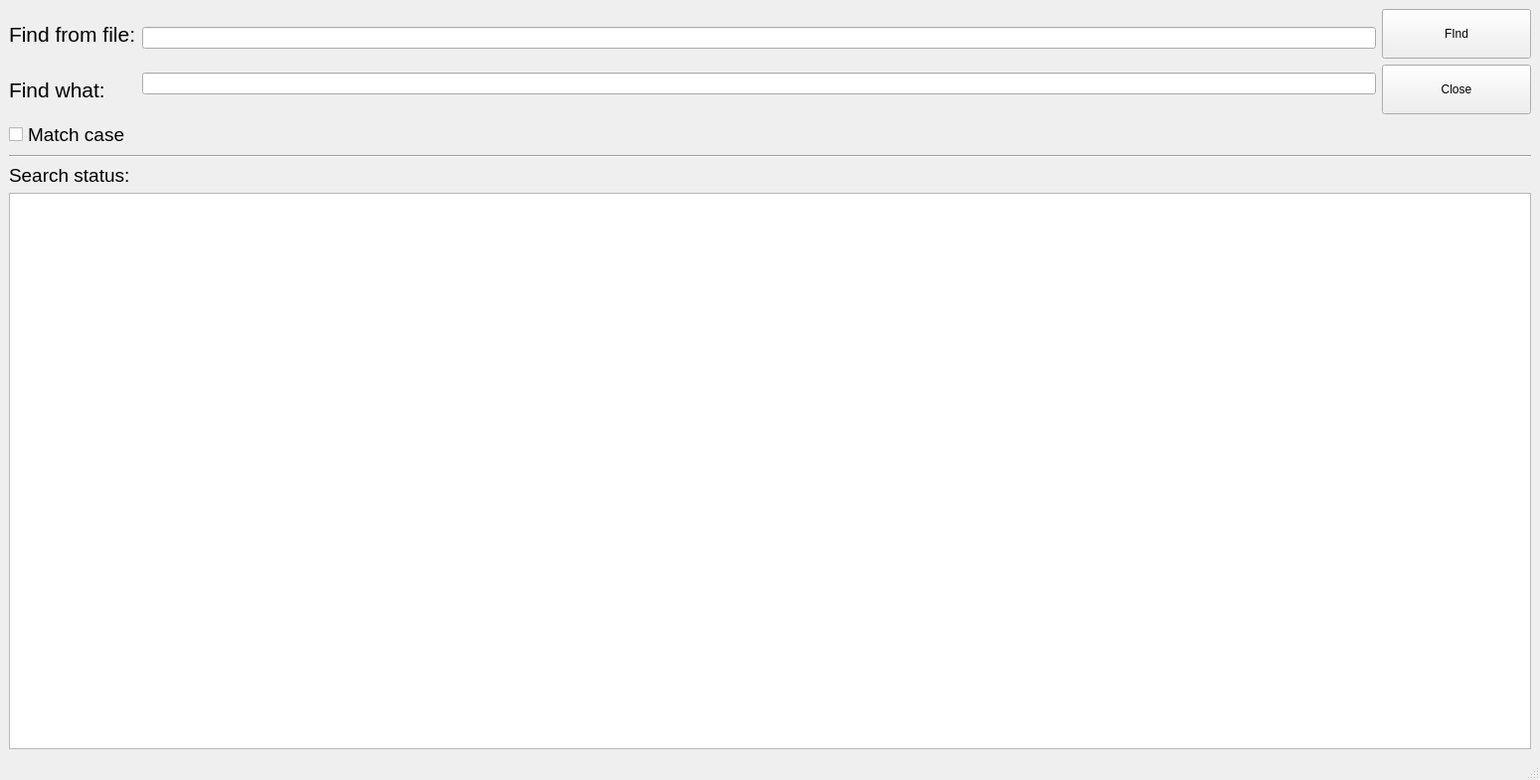
<?xml version="1.0" encoding="UTF-8"?>
<ui version="4.0">
 <class>MainWindow</class>
 <widget class="QMainWindow" name="MainWindow">
  <property name="geometry">
   <rect>
    <x>0</x>
    <y>0</y>
    <width>1549</width>
    <height>785</height>
   </rect>
  </property>
  <property name="windowTitle">
   <string>MainWindow</string>
  </property>
  <widget class="QWidget" name="centralwidget">
   <layout class="QGridLayout" name="gridLayout">
    <item row="0" column="0">
     <layout class="QVBoxLayout" name="verticalLayout_6">
      <item>
       <layout class="QHBoxLayout" name="horizontalLayout">
        <item>
         <layout class="QVBoxLayout" name="verticalLayout">
          <item>
           <widget class="QLabel" name="label">
            <property name="font">
             <font>
              <pointsize>16</pointsize>
             </font>
            </property>
            <property name="text">
             <string>Find from file:</string>
            </property>
           </widget>
          </item>
          <item>
           <widget class="QLabel" name="label_2">
            <property name="font">
             <font>
              <pointsize>16</pointsize>
             </font>
            </property>
            <property name="text">
             <string>Find what:</string>
            </property>
           </widget>
          </item>
         </layout>
        </item>
        <item>
         <layout class="QVBoxLayout" name="verticalLayout_2">
          <item>
           <widget class="QLineEdit" name="fileLineEdit"/>
          </item>
          <item>
           <widget class="QLineEdit" name="keyLineEdit"/>
          </item>
         </layout>
        </item>
        <item>
         <layout class="QVBoxLayout" name="verticalLayout_3">
          <item>
           <widget class="QPushButton" name="findPushButton">
            <property name="minimumSize">
             <size>
              <width>150</width>
              <height>50</height>
             </size>
            </property>
            <property name="text">
             <string>FInd</string>
            </property>
           </widget>
          </item>
          <item>
           <widget class="QPushButton" name="closePushButton">
            <property name="minimumSize">
             <size>
              <width>150</width>
              <height>50</height>
             </size>
            </property>
            <property name="text">
             <string>Close</string>
            </property>
           </widget>
          </item>
         </layout>
        </item>
       </layout>
      </item>
      <item>
       <layout class="QVBoxLayout" name="verticalLayout_4">
        <item>
         <widget class="QCheckBox" name="matchCheckBox">
          <property name="font">
           <font>
            <pointsize>14</pointsize>
           </font>
          </property>
          <property name="text">
           <string>Match case</string>
          </property>
         </widget>
        </item>
        <item>
         <widget class="Line" name="line">
          <property name="orientation">
           <enum>Qt::Horizontal</enum>
          </property>
         </widget>
        </item>
       </layout>
      </item>
     </layout>
    </item>
    <item row="1" column="0">
     <layout class="QVBoxLayout" name="verticalLayout_5">
      <item>
       <widget class="QLabel" name="label_3">
        <property name="font">
         <font>
          <pointsize>14</pointsize>
         </font>
        </property>
        <property name="text">
         <string>Search status:</string>
        </property>
       </widget>
      </item>
      <item>
       <widget class="QTextBrowser" name="textBrowser"/>
      </item>
     </layout>
    </item>
   </layout>
  </widget>
  <widget class="QMenuBar" name="menubar">
   <property name="geometry">
    <rect>
     <x>0</x>
     <y>0</y>
     <width>1549</width>
     <height>20</height>
    </rect>
   </property>
  </widget>
  <widget class="QStatusBar" name="statusbar"/>
 </widget>
 <resources/>
 <connections/>
</ui>
